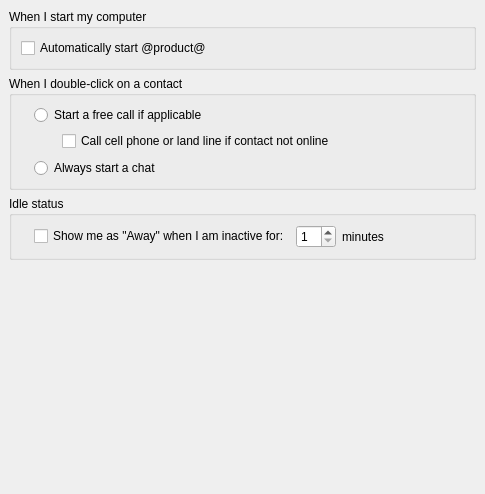
<ui version="4.0" >
 <class>GeneralSettings</class>
 <widget class="QWidget" name="GeneralSettings" >
  <property name="geometry" >
   <rect>
    <x>0</x>
    <y>0</y>
    <width>485</width>
    <height>494</height>
   </rect>
  </property>
  <layout class="QVBoxLayout" >
   <property name="margin" >
    <number>9</number>
   </property>
   <property name="spacing" >
    <number>6</number>
   </property>
   <item>
    <widget class="QGroupBox" name="autoStartGroupBox" >
     <property name="title" >
      <string>When I start my computer</string>
     </property>
     <layout class="QGridLayout" >
      <property name="margin" >
       <number>9</number>
      </property>
      <property name="spacing" >
       <number>6</number>
      </property>
      <item row="0" column="0" >
       <widget class="QCheckBox" name="startWengoPhoneCheckBox" >
        <property name="text" >
         <string>Automatically start @product@</string>
        </property>
       </widget>
      </item>
     </layout>
    </widget>
   </item>
   <item>
    <widget class="QGroupBox" name="groupBox_3" >
     <property name="title" >
      <string>When I double-click on a contact </string>
     </property>
     <layout class="QGridLayout" >
      <property name="margin" >
       <number>9</number>
      </property>
      <property name="spacing" >
       <number>6</number>
      </property>
      <item row="0" column="1" >
       <widget class="QRadioButton" name="startFreeCallRadioButton" >
        <property name="text" >
         <string>Start a free call if applicable</string>
        </property>
       </widget>
      </item>
      <item row="1" column="0" colspan="2" >
       <layout class="QGridLayout" >
        <property name="margin" >
         <number>0</number>
        </property>
        <property name="spacing" >
         <number>6</number>
        </property>
        <item row="0" column="0" >
         <spacer>
          <property name="orientation" >
           <enum>Qt::Horizontal</enum>
          </property>
          <property name="sizeType" >
           <enum>QSizePolicy::Fixed</enum>
          </property>
          <property name="sizeHint" >
           <size>
            <width>41</width>
            <height>21</height>
           </size>
          </property>
         </spacer>
        </item>
        <item row="0" column="1" >
         <widget class="QCheckBox" name="callCellPhoneCheckBox" >
          <property name="text" >
           <string>Call cell phone or land line if contact not online</string>
          </property>
         </widget>
        </item>
       </layout>
      </item>
      <item row="2" column="0" >
       <widget class="QLabel" name="label_4" >
        <property name="sizePolicy" >
         <sizepolicy>
          <hsizetype>0</hsizetype>
          <vsizetype>5</vsizetype>
          <horstretch>0</horstretch>
          <verstretch>0</verstretch>
         </sizepolicy>
        </property>
        <property name="pixmap" >
         <pixmap resource="../../../../resources/wengophone.qrc" >:/pics/contact/chat.png</pixmap>
        </property>
       </widget>
      </item>
      <item row="0" column="0" >
       <widget class="QLabel" name="label_3" >
        <property name="sizePolicy" >
         <sizepolicy>
          <hsizetype>0</hsizetype>
          <vsizetype>5</vsizetype>
          <horstretch>0</horstretch>
          <verstretch>0</verstretch>
         </sizepolicy>
        </property>
        <property name="pixmap" >
         <pixmap resource="../../../../resources/wengophone.qrc" >:/pics/contact/call.png</pixmap>
        </property>
       </widget>
      </item>
      <item row="2" column="1" >
       <widget class="QRadioButton" name="startChatOnlyRadioButton" >
        <property name="text" >
         <string>Always start a chat</string>
        </property>
       </widget>
      </item>
     </layout>
    </widget>
   </item>
   <item>
    <widget class="QGroupBox" name="groupBox_4" >
     <property name="title" >
      <string>Idle status</string>
     </property>
     <layout class="QGridLayout" >
      <property name="margin" >
       <number>9</number>
      </property>
      <property name="spacing" >
       <number>6</number>
      </property>
      <item row="0" column="0" >
       <widget class="QLabel" name="label_2" >
        <property name="sizePolicy" >
         <sizepolicy>
          <hsizetype>0</hsizetype>
          <vsizetype>5</vsizetype>
          <horstretch>0</horstretch>
          <verstretch>0</verstretch>
         </sizepolicy>
        </property>
        <property name="pixmap" >
         <pixmap resource="../../../../resources/wengophone.qrc" >:/pics/status/away.png</pixmap>
        </property>
       </widget>
      </item>
      <item row="0" column="3" >
       <widget class="QLabel" name="label" >
        <property name="text" >
         <string>minutes</string>
        </property>
       </widget>
      </item>
      <item row="0" column="2" >
       <widget class="QSpinBox" name="awaySpinBox" >
        <property name="maximumSize" >
         <size>
          <width>40</width>
          <height>16777215</height>
         </size>
        </property>
        <property name="minimum" >
         <number>1</number>
        </property>
       </widget>
      </item>
      <item row="0" column="1" >
       <widget class="QCheckBox" name="showAwayCheckBox" >
        <property name="text" >
         <string>Show me as "Away" when I am inactive for:</string>
        </property>
       </widget>
      </item>
     </layout>
    </widget>
   </item>
   <item>
    <spacer>
     <property name="orientation" >
      <enum>Qt::Vertical</enum>
     </property>
     <property name="sizeHint" >
      <size>
       <width>20</width>
       <height>40</height>
      </size>
     </property>
    </spacer>
   </item>
  </layout>
 </widget>
 <tabstops>
  <tabstop>startWengoPhoneCheckBox</tabstop>
  <tabstop>startFreeCallRadioButton</tabstop>
  <tabstop>callCellPhoneCheckBox</tabstop>
  <tabstop>startChatOnlyRadioButton</tabstop>
  <tabstop>showAwayCheckBox</tabstop>
  <tabstop>awaySpinBox</tabstop>
 </tabstops>
 <resources>
  <include location="../../../../resources/wengophone.qrc" />
 </resources>
 <connections/>
</ui>
